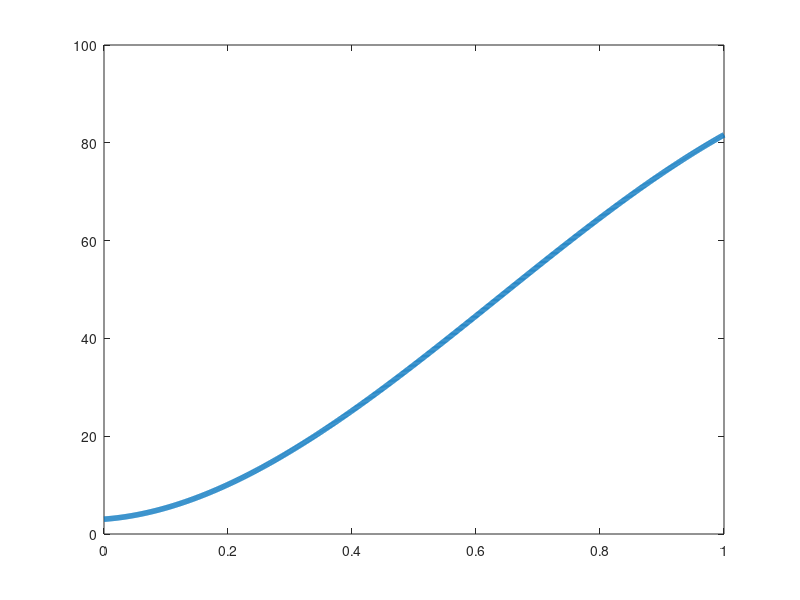

The MATLAB source for this figure: (Note: this script raises an error after producing the figure.)
theta = linspace(0,1,1000);

er = 3.03 + 9.3*theta + 146.0*theta.^2 - 76.7*theta.^3;


plot(theta,er,'LineWidth',4);
ax = gca;
ax.FontSize = 25; 
grid on;

xlabel("Volumetric water content (m^3/m^3)",'Fontsize',30);
ylabel("Relative permittivity","Fontsize",30);
